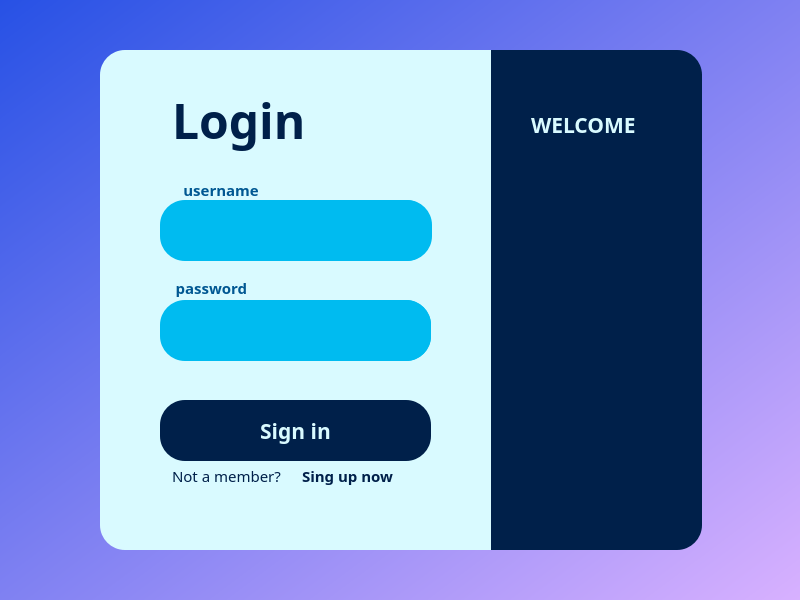
<?xml version="1.0" encoding="UTF-8"?>
<ui version="4.0">
 <class>MainWindow</class>
 <widget class="QMainWindow" name="MainWindow">
  <property name="geometry">
   <rect>
    <x>0</x>
    <y>0</y>
    <width>800</width>
    <height>600</height>
   </rect>
  </property>
  <property name="windowTitle">
   <string>MainWindow</string>
  </property>
  <property name="styleSheet">
   <string notr="true"/>
  </property>
  <widget class="QWidget" name="centralwidget">
   <property name="styleSheet">
    <string notr="true">QWidget{
  background:qlineargradient(spread:pad, x1:0, y1:0, x2:1, y2:1, stop:0 rgba(39, 81, 229, 255), stop:1 rgba(216, 177, 255, 255));
}</string>
   </property>
   <widget class="QFrame" name="frame_2">
    <property name="geometry">
     <rect>
      <x>491</x>
      <y>50</y>
      <width>211</width>
      <height>500</height>
     </rect>
    </property>
    <property name="styleSheet">
     <string notr="true">QFrame{
    background:#00204a;
    border-radius:0px;
    border-bottom-right-radius: 25px;
   border-top-right-radius: 25px;
    box-shadow: -20px -32px 72px  rgb(0, 0, 0, 50),
                2px 2px 5px rgb(94, 104, 121, 50)
}</string>
    </property>
    <property name="frameShape">
     <enum>QFrame::StyledPanel</enum>
    </property>
    <property name="frameShadow">
     <enum>QFrame::Sunken</enum>
    </property>
    <widget class="QLabel" name="welcome">
     <property name="enabled">
      <bool>true</bool>
     </property>
     <property name="geometry">
      <rect>
       <x>40</x>
       <y>24</y>
       <width>211</width>
       <height>101</height>
      </rect>
     </property>
     <property name="sizePolicy">
      <sizepolicy hsizetype="Preferred" vsizetype="Minimum">
       <horstretch>0</horstretch>
       <verstretch>0</verstretch>
      </sizepolicy>
     </property>
     <property name="font">
      <font>
       <family>Kalameh ExtraBold</family>
       <pointsize>16</pointsize>
       <weight>75</weight>
       <bold>true</bold>
      </font>
     </property>
     <property name="styleSheet">
      <string notr="true">QLabel#welcome{
color: #d9faff;

}
</string>
     </property>
     <property name="frameShadow">
      <enum>QFrame::Plain</enum>
     </property>
     <property name="text">
      <string>WELCOME</string>
     </property>
    </widget>
   </widget>
   <widget class="QFrame" name="frame">
    <property name="geometry">
     <rect>
      <x>100</x>
      <y>50</y>
      <width>391</width>
      <height>500</height>
     </rect>
    </property>
    <property name="styleSheet">
     <string notr="true">QFrame{
    background:#d9faff;
	border-radius:0px;
    border-bottom-left-radius: 25px;
	border-top-left-radius: 25px;
    box-shadow: -20px -32px 72px  rgb(0, 0, 0, 50),
                2px 2px 5px rgb(94, 104, 121, 50)
}
</string>
    </property>
    <property name="frameShape">
     <enum>QFrame::StyledPanel</enum>
    </property>
    <property name="frameShadow">
     <enum>QFrame::Raised</enum>
    </property>
    <widget class="QLabel" name="Login">
     <property name="geometry">
      <rect>
       <x>72</x>
       <y>-5</y>
       <width>271</width>
       <height>151</height>
      </rect>
     </property>
     <property name="minimumSize">
      <size>
       <width>271</width>
       <height>0</height>
      </size>
     </property>
     <property name="font">
      <font>
       <family>Kalameh ExtraBold</family>
       <pointsize>36</pointsize>
       <weight>75</weight>
       <bold>true</bold>
      </font>
     </property>
     <property name="styleSheet">
      <string notr="true">QLabel#Login{
color: #00204a;

}
</string>
     </property>
     <property name="text">
      <string>Login</string>
     </property>
    </widget>
    <widget class="QLineEdit" name="username">
     <property name="geometry">
      <rect>
       <x>111</x>
       <y>150</y>
       <width>221</width>
       <height>61</height>
      </rect>
     </property>
     <property name="font">
      <font>
       <family>Kalameh Bold</family>
       <pointsize>14</pointsize>
       <weight>75</weight>
       <bold>true</bold>
      </font>
     </property>
     <property name="styleSheet">
      <string notr="true">QLineEdit#username{
background: #00bbf0;
border-radius:25px;
color:#00204a;
}</string>
     </property>
    </widget>
    <widget class="QLineEdit" name="password">
     <property name="geometry">
      <rect>
       <x>110</x>
       <y>250</y>
       <width>221</width>
       <height>61</height>
      </rect>
     </property>
     <property name="font">
      <font>
       <family>Kalameh Bold</family>
       <pointsize>14</pointsize>
       <weight>75</weight>
       <italic>false</italic>
       <bold>true</bold>
       <underline>false</underline>
       <strikeout>false</strikeout>
      </font>
     </property>
     <property name="styleSheet">
      <string notr="true">QLineEdit#password{
background: #00bbf0;
border-radius:25px;
color:#00204a;
type:password;
}</string>
     </property>
     <property name="echoMode">
      <enum>QLineEdit::Password</enum>
     </property>
    </widget>
    <widget class="QLabel" name="user_logo">
     <property name="geometry">
      <rect>
       <x>72</x>
       <y>120</y>
       <width>111</width>
       <height>121</height>
      </rect>
     </property>
     <property name="font">
      <font>
       <pointsize>72</pointsize>
      </font>
     </property>
     <property name="styleSheet">
      <string notr="true">QLabel#user_logo{
background:rgb(0,0,0,0);
}</string>
     </property>
     <property name="text">
      <string/>
     </property>
     <property name="pixmap">
      <pixmap resource="assets.qrc">:/icons/D:/grocery_store/grocery_store/assets/icons/user (3).png</pixmap>
     </property>
    </widget>
    <widget class="QLabel" name="username_befor">
     <property name="geometry">
      <rect>
       <x>60</x>
       <y>109</y>
       <width>271</width>
       <height>61</height>
      </rect>
     </property>
     <property name="font">
      <font>
       <family>Kalameh Black</family>
       <pointsize>11</pointsize>
       <weight>75</weight>
       <bold>true</bold>
      </font>
     </property>
     <property name="styleSheet">
      <string notr="true">QLabel#username_befor{
background: rgb(0,0,0,0);
border-radius:25px;
color:#005792;
}</string>
     </property>
     <property name="text">
      <string>      username</string>
     </property>
    </widget>
    <widget class="QLabel" name="password_befor">
     <property name="geometry">
      <rect>
       <x>60</x>
       <y>207</y>
       <width>171</width>
       <height>61</height>
      </rect>
     </property>
     <property name="font">
      <font>
       <family>Kalameh Black</family>
       <pointsize>11</pointsize>
       <weight>75</weight>
       <bold>true</bold>
      </font>
     </property>
     <property name="styleSheet">
      <string notr="true">QLabel#password_befor{
background: rgb(0,0,0,0);
border-radius:25px;
color:#005792;
}</string>
     </property>
     <property name="text">
      <string>    password</string>
     </property>
    </widget>
    <widget class="QLabel" name="password_logo">
     <property name="geometry">
      <rect>
       <x>72</x>
       <y>220</y>
       <width>131</width>
       <height>121</height>
      </rect>
     </property>
     <property name="styleSheet">
      <string notr="true">QLabel#password_logo{
background:rgb(0,0,0,0);
}</string>
     </property>
     <property name="text">
      <string/>
     </property>
     <property name="pixmap">
      <pixmap resource="assets.qrc">:/icons/D:/grocery_store/grocery_store/assets/icons/lock (1).png</pixmap>
     </property>
    </widget>
    <widget class="QPushButton" name="login_button">
     <property name="geometry">
      <rect>
       <x>60</x>
       <y>350</y>
       <width>271</width>
       <height>61</height>
      </rect>
     </property>
     <property name="font">
      <font>
       <family>Kalameh</family>
       <pointsize>16</pointsize>
       <weight>75</weight>
       <bold>true</bold>
      </font>
     </property>
     <property name="styleSheet">
      <string notr="true">QPushButton#login_button{
background: #00204a;
border-radius:25px;
color:#d9faff;
}
QPushButton#login_button:hover{
background: #005792;
border-radius:25px;
color:#d9faff;
}</string>
     </property>
     <property name="text">
      <string>Sign in</string>
     </property>
    </widget>
    <widget class="QFrame" name="username_F">
     <property name="geometry">
      <rect>
       <x>60</x>
       <y>150</y>
       <width>271</width>
       <height>61</height>
      </rect>
     </property>
     <property name="styleSheet">
      <string notr="true">QFrame#username_F{
background: #00bbf0;
border-radius:25px;
}</string>
     </property>
     <property name="frameShape">
      <enum>QFrame::StyledPanel</enum>
     </property>
     <property name="frameShadow">
      <enum>QFrame::Raised</enum>
     </property>
    </widget>
    <widget class="QFrame" name="password_F">
     <property name="geometry">
      <rect>
       <x>60</x>
       <y>250</y>
       <width>271</width>
       <height>61</height>
      </rect>
     </property>
     <property name="styleSheet">
      <string notr="true">QFrame#password_F{
background: #00bbf0;
border-radius:25px;
}</string>
     </property>
     <property name="frameShape">
      <enum>QFrame::StyledPanel</enum>
     </property>
     <property name="frameShadow">
      <enum>QFrame::Raised</enum>
     </property>
    </widget>
    <widget class="QLabel" name="notmember">
     <property name="geometry">
      <rect>
       <x>72</x>
       <y>400</y>
       <width>231</width>
       <height>51</height>
      </rect>
     </property>
     <property name="font">
      <font>
       <family>Kalameh</family>
       <pointsize>11</pointsize>
      </font>
     </property>
     <property name="styleSheet">
      <string notr="true">QLabel#notmember{
color:#00204a;
background:rgb(0,0,0,0);

}
</string>
     </property>
     <property name="text">
      <string>Not a member?</string>
     </property>
    </widget>
    <widget class="QPushButton" name="singupnow">
     <property name="geometry">
      <rect>
       <x>172</x>
       <y>390</y>
       <width>151</width>
       <height>71</height>
      </rect>
     </property>
     <property name="font">
      <font>
       <family>Kalameh Bold</family>
       <pointsize>11</pointsize>
       <weight>75</weight>
       <bold>true</bold>
      </font>
     </property>
     <property name="styleSheet">
      <string notr="true">QPushButton#singupnow{
background: rgb(0,0,0,0);
border-radius:25px;
color:#00204a;
}
QPushButton#singupnow:hover{
background: rgb(0,0,0,0);
border-radius:25px;
color:#00204a;
text-decoration: underline;
}</string>
     </property>
     <property name="text">
      <string>Sing up now</string>
     </property>
    </widget>
    <zorder>Login</zorder>
    <zorder>password_befor</zorder>
    <zorder>login_button</zorder>
    <zorder>username_F</zorder>
    <zorder>user_logo</zorder>
    <zorder>username_befor</zorder>
    <zorder>username</zorder>
    <zorder>password_F</zorder>
    <zorder>password_logo</zorder>
    <zorder>password</zorder>
    <zorder>notmember</zorder>
    <zorder>singupnow</zorder>
   </widget>
  </widget>
 </widget>
 <resources>
  <include location="assets.qrc"/>
 </resources>
 <connections/>
</ui>
